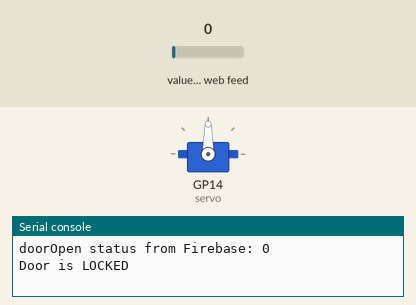
Recording of a program running on a simulated Raspberry Pi Pico running MicroPython. On the bench: servo, the last lines printed to the serial console. The test bench sets the inputs (shaded band); at power-on: value of the web feed 0. WiFi joins after 1.5 s; requests to the public web service named in the program get a made-up reply in its usual format after 0.4 s (London, UTC, broken clouds, 64 % humidity, 1013 hPa unless stated); servo angles are drawn from the pulse width (0.5 ms = 0°, 2.5 ms = 180°).

Above: at 4.2 s.
4.3 s: value of the web feed set to 2
At 14.9 s:
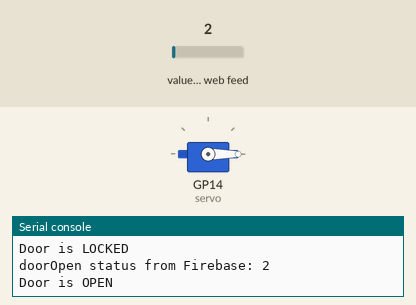
Timing chart, 0 to 16.4 s (numbered marks = the images above; inputs shaded):
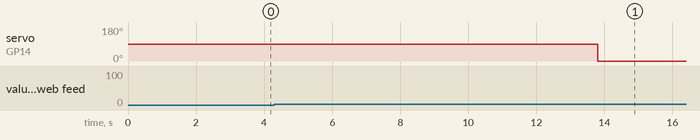

The program:

firebase2Pico.py
```python
import network
import urequests
import time
import json

from machine import Pin, PWM
import time

pinServo = 14

servo = PWM(Pin(pinServo))
servo.freq(50) # Period : 20ms


# Wi-Fi 연결 정보
SSID = '네트워크 SSID'  # 자신의 Wi-Fi 이름 입력
PASSWORD = '네트워크 PASSWORD'  # 자신의 Wi-Fi 비밀번호 입력

# Firebase 설정
#FIREBASE_URL = '파이어베이스 리얼타임데이터베이스 URL'  # 파이어베이스 리얼타임 데이터베이스 URL
#FIREBASE_API_KEY = '웹API키'  # 파이어베이스 웹 API 키

FIREBASE_URL = 'https://aict-250520-default-rtdb.firebaseio.com/'
FIREBASE_API_KEY = 'AIzaSyBJy1g0R9vymyXW28Nfil5LmW87GMgFK3U'

# Wi-Fi 연결 함수
def connect_to_wifi(ssid, password):
    wlan = network.WLAN(network.STA_IF)
    wlan.active(True)
    if not wlan.isconnected():
        print('Connecting to network...')
        wlan.connect(ssid, password)
        while not wlan.isconnected():
            time.sleep(1)
    print('Network connected:', wlan.ifconfig())


# Pico에서는 duty_u16 (0 ~ 65535) 기준
def set_angle(angle):
    # angle (0~180) → duty_u16 (1638 ~ 8192)
    min_duty = 1638  # 약 0.5ms
    max_duty = 8192   # 약 2.5ms
    duty = int(min_duty + (angle / 180) * (max_duty - min_duty))
    servo.duty_u16(duty)

def doorOpen():
    set_angle(0)
def doorClose():
    set_angle(90)

# Firebase에서 doorlock 상태를 받아오는 함수 (GET 방식)
def get_doorlock_status():
    try:
        url = FIREBASE_URL + 'doorOpen.json'
        response = urequests.get(url)
        if response.status_code == 200:
            result = response.json()  # True 또는 False가 올 것임
            print('doorOpen status from Firebase:', result)
            return result
        else:
            print('Failed to fetch doorOpen status, status code:', response.status_code)
            return None
    except Exception as e:
        print('Error fetching doorOpen status:', e)
        return None
    finally:
        if 'response' in locals():
            response.close()

doorClose()
time.sleep(1)
# Wi-Fi 연결
connect_to_wifi(SSID, PASSWORD)
while True:

    # doorlock 상태 가져오기
    doorOpen_status = get_doorlock_status()
    if doorOpen_status is not None:
        if doorOpen_status:
            print("Door is OPEN")
            doorOpen()
        else:
            print("Door is LOCKED")
            doorClose()


    # 10초마다 반복
    time.sleep(10)
```

Measured:
- after the input at 4.3 s, servo on GP14 (servo): 90° → 0° after 9.5 s
